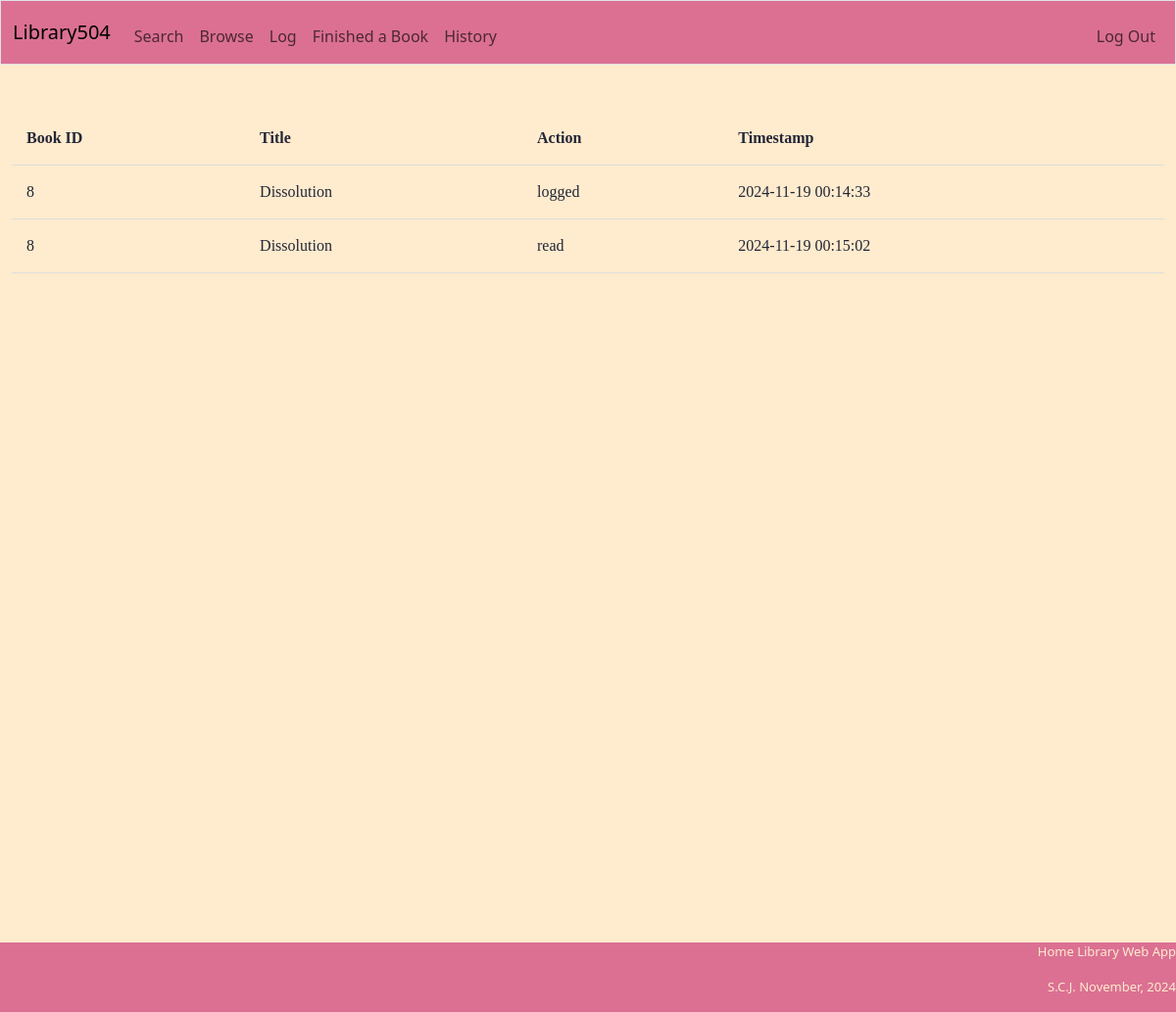
/history (signed in), run on the app's committed database.
### tables this page shows
CREATE TABLE "history" (
    bookid INTEGER NOT NULL,
    title TEXT,
    readerid INTEGER NOT NULL,
    action TEXT,
    timestamp TIMESTAMP DEFAULT CURRENT_TIMESTAMP,
    FOREIGN KEY (bookid) REFERENCES books(id),
    FOREIGN KEY (readerid) REFERENCES reader(id)
);

### app.py (the view)
@app.route("/history", methods=["GET", "POST"])
@login_required
def history():
    history = db.execute("SELECT bookID, title, action, timestamp FROM history WHERE readerID = ?", session["id"])
    print(history)
    return render_template("history.html", history=history)

### app.py (called while the page is built)
@app.after_request
def after_request(response):
    response.headers["Cache-Control"] = "no-cache, no-store, must-revalidate"
    response.headers["Expires"] = 0
    response.headers["Pragma"] = "no-cache"
    return response

def login_required(f):
    @wraps(f)
    def decorated_function(*args, **kwargs):
        if session.get("id") is None:
            return redirect("/login")
        return f(*args, **kwargs)
    return decorated_function

### templates/history.html (shortened to what this page needs)
{% extends "template.html" %}
{% block main %}
    <div style="overflow-x:auto" class="fullHeight">
        <table>
            <tr>
                <th class="text-start" scope="col">Book ID</th>
                <th class="text-start" scope="col">Title</th>
                <th class="text-start" scope="col">Action</th>
                <th class="text-start" scope="col">Timestamp</th>
            </tr>
            {% for entry in history %}
                <tr>
                    <td>{{ entry["bookid"] }}</td>
                    <td>{{ entry["title"] }}</td>
                    <td>{{ entry["action"] }}</td>
                    <td>{{ entry["timestamp"] }}</td>
                </tr>
            {% endfor %}
        </table>
    </div>
{% endblock %}

### staticfiles/style.css (style rules this page uses)
.fullHeight { height: 100vh; }
html, body { display: flex; flex-direction: column; min-height: 100vh; margin: 0; padding: 0; position: relative; overflow: scroll; }
tr:nth-child(even) { background-color: #FFEBCD; }
* { box-sizing: border-box; }
table { width: 100%; max-height: 100vh; overflow: scroll;; }
th, td { padding: 15px; text-align: left; border-bottom: 1px solid #ddd; }

### data on the page
history: bookid "8", title "Dissolution", action "logged", timestamp "2024-11-19 00:14:33"
history: bookid "8", title "Dissolution", action "read", timestamp "2024-11-19 00:15:02"
